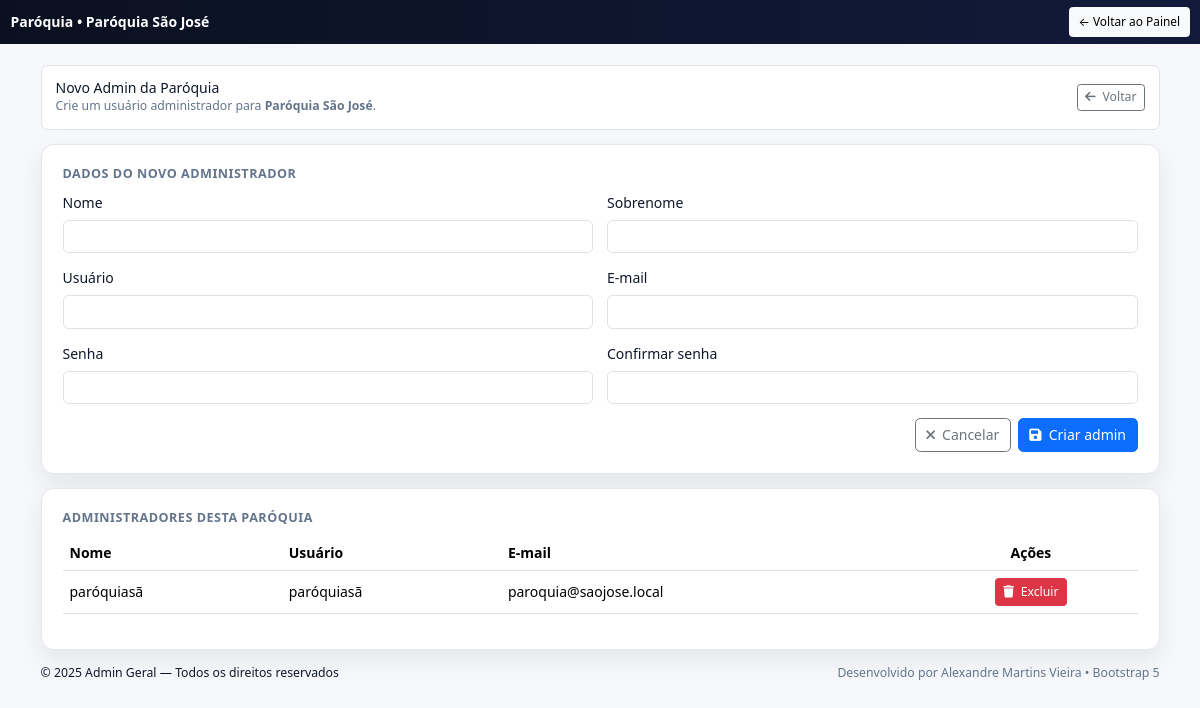
Screenshot of /admin-paroquia/usuarios/novo/ (signed in) with the database file from the repository.
### inscricoes/models.py (models this page shows, shortened)
class Paroquia(models.Model):
    STATUS_CHOICES = [
        ('ativa', 'Ativa'),
        ('inativa', 'Inativa'),
    ]
    nome = models.CharField(max_length=255)  # único obrigatório
    cidade = models.CharField(max_length=100, blank=True)
    estado = models.CharField(max_length=2, blank=True)
    responsavel = models.CharField(max_length=255, blank=True)
    email = models.EmailField(blank=True)
    telefone = models.CharField(
        max_length=20,
        blank=True,  # <- opcional
        help_text="Telefone no formato E.164 BR: +55DDDNÚMERO (ex.: +5563920013103)",
        validators=[
            RegexValidator(
                regex=r'^\+55\d{10,11}$',
                message="Formato inválido. Use +55 seguido de 10 ou 11 dígitos (ex.: +5563920013103).",
            )
        ],
    )
    status = models.CharField(
        max_length=10,
        choices=STATUS_CHOICES,
        default='ativa',
        blank=True,   # opcional no formulário; o default cobre no banco
    )
    logo = CloudinaryField(null=True, blank=True, verbose_name="Logo da Paróquia")

class User(AbstractUser):
    tipo_usuario = models.CharField(max_length=20, choices=TIPOS_USUARIO)
    paroquia = models.ForeignKey('Paroquia', null=True, blank=True, on_delete=models.SET_NULL)
    groups = models.ManyToManyField(
        Group,
        related_name='custom_user_set',
        blank=True,
        help_text='The groups this user belongs to.',
        verbose_name='groups',
        related_query_name='custom_user',
    )
    user_permissions = models.ManyToManyField(
        Permission,
        related_name='custom_user_set',
        blank=True,
        help_text='Specific permissions for this user.',
        verbose_name='user permissions',
        related_query_name='custom_user',
    )
    def is_admin_geral(self):
        return self.tipo_usuario == 'admin_geral'
    def is_admin_paroquia(self):
        return self.tipo_usuario == 'admin_paroquia'

### inscricoes/views.py (the view)
# urls.py: path("admin-paroquia/usuarios/novo/", views.admin_paroquia_create_admin, name="admin_paroquia_create_admin"),
@login_required
def admin_paroquia_create_admin(request):
    if not (hasattr(request.user, "tipo_usuario") and (request.user.is_admin_paroquia() or request.user.is_admin_geral())):
        messages.error(request, "Você não tem permissão para acessar esta página.")
        return redirect("inscricoes:home_redirect")
    paroquia = request.user.paroquia
    if request.user.is_admin_geral():
        pid = request.GET.get("paroquia")
        if pid:
            paroquia = get_object_or_404(Paroquia, pk=pid)
    if not paroquia:
        messages.error(request, "Seu usuário não está vinculado a uma paróquia.")
        return redirect("inscricoes:admin_geral_dashboard")
    if request.method == "POST":
        form = AdminParoquiaCreateForm(request.POST)
        if form.is_valid():
            form.save(paroquia=paroquia)
            messages.success(request, "Administrador de paróquia criado com sucesso.")
            url = reverse("inscricoes:admin_paroquia_create_admin")
            if request.user.is_admin_geral() and request.GET.get("paroquia"):
                url += f"?paroquia={paroquia.id}"
            return redirect(url)
    else:
        form = AdminParoquiaCreateForm()
    admins = (
        User.objects
            .filter(tipo_usuario="admin_paroquia", paroquia=paroquia)
            .order_by("first_name", "last_name", "username")
    )
    ctx = {
        "form": form,
        "paroquia": paroquia,
        "admins": admins,  # << para o template renderizar a tabela + botão Excluir
        "current_year": timezone.now().year,
        "is_admin_geral": request.user.is_admin_geral(),
    }
    return render(request, "inscricoes/admin_paroquia_criar_admin.html", ctx)

### inscricoes/forms.py (shortened to what this page needs)
class AdminParoquiaCreateForm(UserCreationForm):
    class Meta(UserCreationForm.Meta):
        model = User
        fields = ["first_name", "last_name", "username", "email"]  # senha vem do UserCreationForm

### inscricoes/templates/inscricoes/admin_paroquia_criar_admin.html (shortened to what this page needs)
<!DOCTYPE html>
<html lang="pt-br">
<head>
  <link href="https://cdn.jsdelivr.net/npm/bootstrap@5.3.3/dist/css/bootstrap.min.css" rel="stylesheet"/>
  <link rel="stylesheet"
        href="https://cdnjs.cloudflare.com/ajax/libs/font-awesome/6.0.0/css/all.min.css"
 />
</head>
<body>
<nav class="navbar nav-pro navbar-dark">
  <div class="container-fluid">
    <a class="navbar-brand fw-bold" href="{% url 'inscricoes:admin_paroquia_painel' paroquia.id %}">
      Paróquia • {{ paroquia.nome }}
    </a>
    <div class="d-flex align-items-center gap-2 ms-auto">
      <a class="btn btn-sm btn-light" href="{% url 'inscricoes:admin_paroquia_painel' paroquia.id %}">
        ← Voltar ao Painel
      </a>
    </div>
  </div>
</nav>
<main class="container py-3 py-lg-4">
  <div class="sticky-topbar border rounded-3 p-3 mb-3 bg-white">
    <div class="d-flex flex-wrap align-items-center justify-content-between gap-2">
      <div>
        <h1 class="h6 m-0">Novo Admin da Paróquia</h1>
        <div class="small text-muted-2">
          Crie um usuário administrador para <strong>{{ paroquia.nome }}</strong>.
        </div>
      </div>
      <div class="d-flex gap-2">
        <a href="{% url 'inscricoes:admin_paroquia_painel' paroquia.id %}" class="btn btn-outline-secondary btn-sm">
          <i class="fa-solid fa-arrow-left me-1"></i> Voltar
        </a>
      </div>
    </div>
  </div>
  <section class="card-clean p-3 p-md-4 mb-3">
    <h2 class="sec-title">Dados do novo administrador</h2>
    <form method="post" novalidate>
      <div class="row g-3">
        <div class="col-12 col-md-6">
          <label for="{{ form.first_name.id_for_label }}" class="form-label">Nome</label>
          {{ form.first_name }}
        </div>
        <div class="col-12 col-md-6">
          <label for="{{ form.last_name.id_for_label }}" class="form-label">Sobrenome</label>
          {{ form.last_name }}
        </div>
        <div class="col-12 col-md-6">
          <label for="{{ form.username.id_for_label }}" class="form-label">Usuário</label>
          {{ form.username }}
        </div>
        <div class="col-12 col-md-6">
          <label for="{{ form.email.id_for_label }}" class="form-label">E-mail</label>
          {{ form.email }}
        </div>
        <div class="col-12 col-md-6">
          <label for="id_password1" class="form-label">Senha</label>
          {{ form.password1 }}
        </div>
        <div class="col-12 col-md-6">
          <label for="id_password2" class="form-label">Confirmar senha</label>
          {{ form.password2 }}
        </div>
      </div>
      <div class="d-flex gap-2 justify-content-end mt-3">
        <a class="btn btn-outline-secondary" href="{% url 'inscricoes:admin_paroquia_painel' paroquia.id %}">
          <i class="fa-solid fa-xmark me-1"></i> Cancelar
        </a>
        <button class="btn btn-primary" type="submit">
          <i class="fa-solid fa-floppy-disk me-1"></i> Criar admin
        </button>
      </div>
    </form>
  </section>
  <section class="card-clean p-3 p-md-4">
    <h2 class="sec-title">Administradores desta paróquia</h2>
    {% if admins %}
      <div class="table-responsive">
        <table class="table table-hover align-middle">
          <thead>
            <tr>
              <th>Nome</th>
              <th>Usuário</th>
              <th>E-mail</th>
              <th class="text-center">Ações</th>
            </tr>
          </thead>
          <tbody>
            {% for u in admins %}
              <tr>
                <td>{{ u.get_full_name|default:u.username }}</td>
                <td>{{ u.username }}</td>
                <td>{{ u.email|default:"—" }}</td>
                <td class="text-center">
                  <form method="post"
                        action="{% url 'inscricoes:admin_paroquia_delete_admin' u.id %}{% if is_admin_geral and request.GET.paroquia %}?paroquia={{ request.GET.paroquia }}{% endif %}"
                        class="d-inline">
                    <button type="submit" class="btn btn-sm btn-danger"
                            onclick="return confirm('Excluir o admin {{ u.get_full_name|default:u.username }}?');">
                      <i class="fa-solid fa-trash me-1"></i> Excluir
                    </button>
                  </form>
                </td>
              </tr>
            {% endfor %}
          </tbody>
        </table>
      </div>
    {% else %}
      <div class="text-muted-2">Nenhum administrador cadastrado para esta paróquia.</div>
    {% endif %}
  </section>
  <footer class="py-3">
    <div class="d-flex flex-wrap justify-content-between align-items-center">
      <small>© {{ current_year }} Admin Geral — Todos os direitos reservados</small>
      <small class="text-muted-2">Desenvolvido por Alexandre Martins Vieira • Bootstrap 5</small>
    </div>
  </footer>
</main>
</body>
</html>

### inscricoes/templates/inscricoes/admin_paroquia_criar_admin.html (style rules this page uses)
:root { --ink:#0f172a; --muted:#64748b; --ring:rgba(37,99,235,.18); --g1:#0b1020; --g2:#111a3a; --base-font:14px; }
html { font-size: var(--base-font); }
body { background:#f6f8fb; color:var(--ink); }
.nav-pro { background:linear-gradient(90deg,var(--g1),var(--g2)); }
.navbar .btn { font-size:.85rem; padding:.35rem .6rem; }
.navbar-brand { font-size:1rem; }
.card-clean { border:1px solid #e5e7eb; border-radius:.9rem; background:#fff; box-shadow:0 10px 24px rgba(17,24,39,.08); transition:transform .12s ease, box-shadow .12s ease; }
.sticky-topbar { position: sticky; top: 0; z-index: 20; background:#ffffffd6; backdrop-filter: blur(6px); }
.sec-title { font-size:.9rem; color:var(--muted); text-transform:uppercase; letter-spacing:.04em; margin:0 0 .75rem; font-weight:700; }
.text-muted-2 { color:var(--muted); }
table thead th { background:#0f172a; color:#fff; }
form input, form select { border-radius:.6rem; }

### rows the page displays
Paroquia: nome "Paróquia São José"
User: get_full_name "paróquiasã", username "paróquiasã", email "paroquia@saojose.local"
